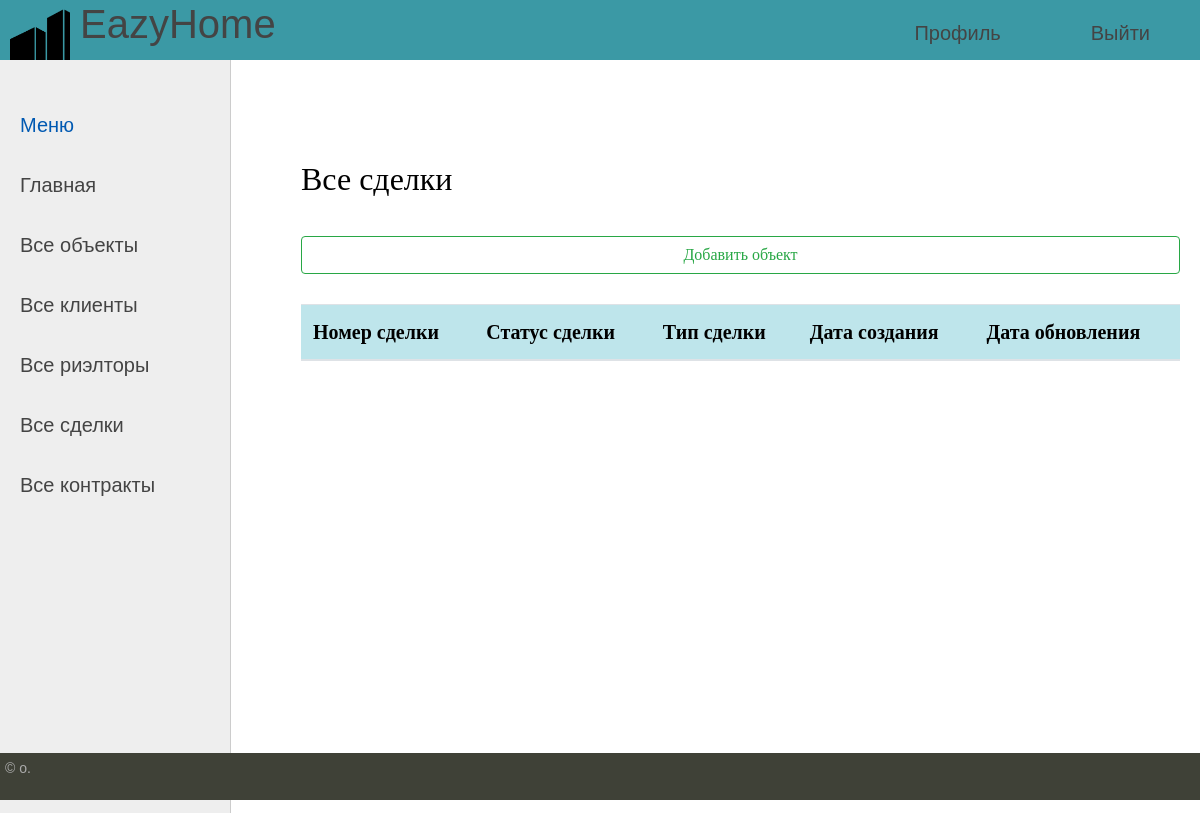
/deals/, run on an earlier commit of the app's database.
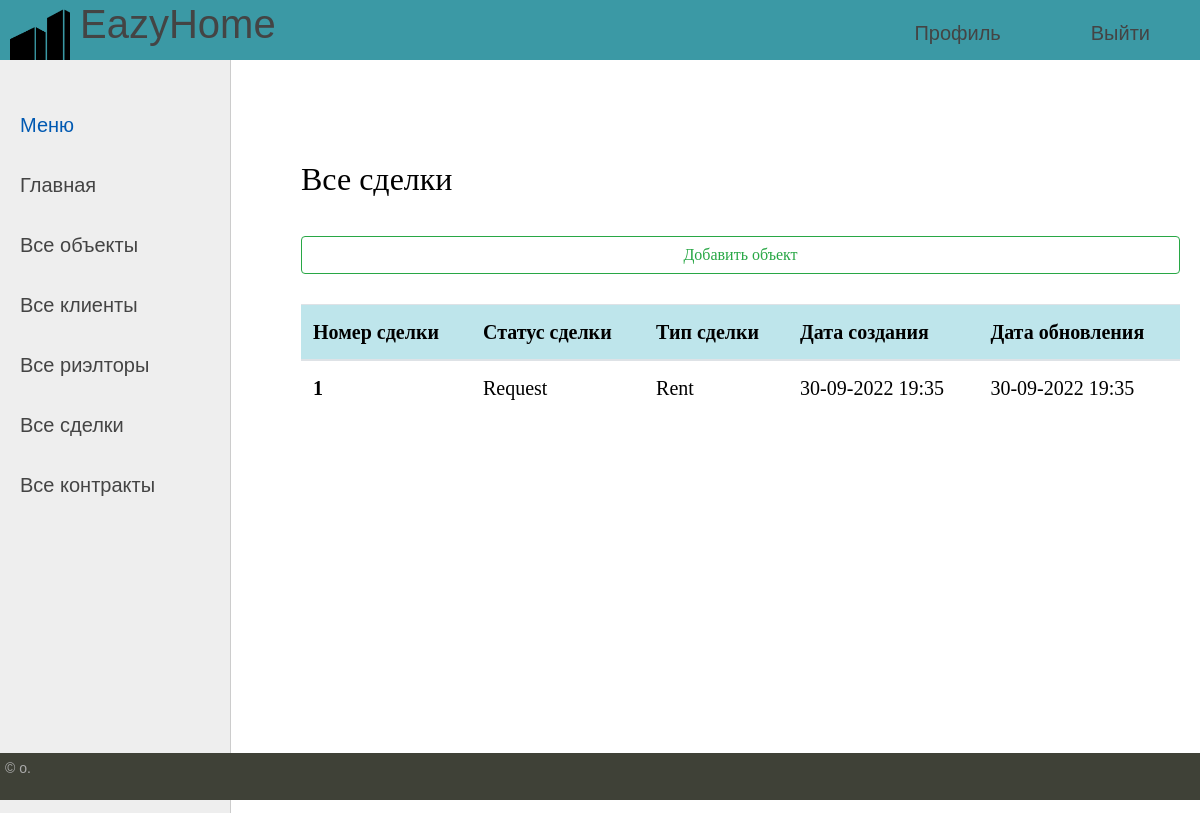
And on a later commit of the database.
### buildings/models.py (models this page shows, shortened)
class Deal(models.Model):
    R = 'Request'
    CN = 'Clarification needed'
    IW = 'In work'
    UR = 'Under review'
    CMPLTD = 'Completed'
    CNCLD = 'Canceled'
    ARCH = 'Archived'
    STATUS_TYPE = [
        (R, "Запрос сделки"),
        (CN, "Нужно уточнение"),
        (IW, "В работе"),
        (UR, "Ревью"),
        (CMPLTD, "Завершена"),
        (CNCLD, "Отменена"),
        (ARCH, "Archived"),
    ]
    RENT = 'Rent'
    SALE = 'Sale'
    PURCHASE = 'Purchase'
    DEAL_TYPE = [
        (RENT, "Аренда"),
        (SALE, "Продажа"),
        (PURCHASE, "Купля"),
    ]
    id_deal = models.AutoField(auto_created=True, primary_key=True, serialize=False, verbose_name='id_deal')
    id_status_deal = models.CharField(max_length=32, choices=STATUS_TYPE, default=R, verbose_name="Статус сделки")
    id_type_deal = models.CharField(max_length=32, choices=DEAL_TYPE, default=R, verbose_name="Тип сделки")
    time_create = models.DateTimeField(auto_now_add=True, verbose_name="Дата создания")
    time_update = models.DateTimeField(auto_now_add=True, verbose_name="Дата обновления")

### buildings/views.py (the view)
# urls.py: path('deals/', get_deals, name='deals'),
def get_deals(request):
    model = Deal.objects.all()
    context = {
        'model': model,
        'menu': menu,
        'title': 'Все сделки'
    }
    return render(request, 'buildings/deals.html', context = context)

### buildings/templates/buildings/deals.html
{% extends 'buildings/base.html' %}
{% block content %}
<h2>{{title}}</h2>
<button type="button" class="btn btn-outline-success" onclick="location.href={% url 'add_estate' %}">Добавить объект</button>
	<table class="table table-hover">
  <thead class="table-info">
    <tr>
      <th scope="col">Номер сделки</th>
      <th scope="col">Статус сделки</th>
      <th scope="col">Тип сделки</th>
	  <th scope="col">Дата создания</th>
	  <th scope="col">Дата обновления</th>
    </tr>
  </thead>
  <tbody>
    {% for p in model %}
    <tr>
      <th scope="row">{{p.id_deal}}</th>
      <td>{{p.id_status_deal}}</td>
      <td>{{p.id_type_deal}}</td>
	  <td>{{p.time_create|date:"d-m-Y H:i"}}</td>
	  <td>{{p.time_update|date:"d-m-Y H:i"}}</td>
		{% endfor %}
    </tr>
  </tbody>
</table>
{% endblock %}

What changed in the data, as far as the page shows it:
added Deal: id_deal "1", id_status_deal "Request", id_type_deal "Rent", time_create "30-09-2022 19:35", time_update "30-09-2022 19:35"
